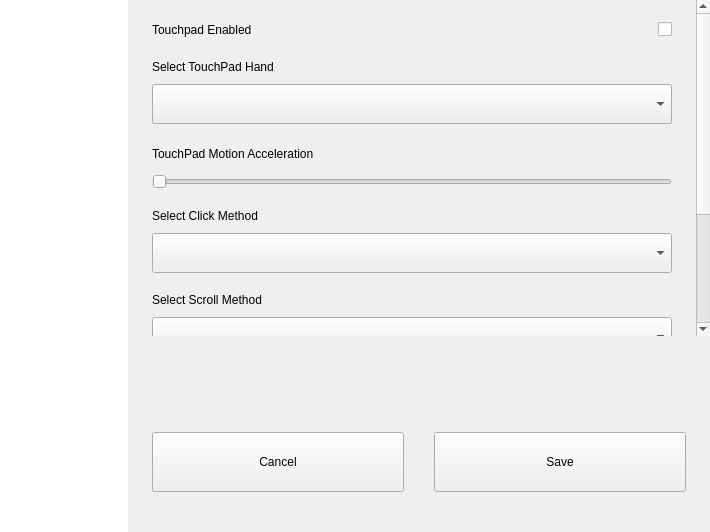
<?xml version="1.0" encoding="UTF-8"?>
<ui version="4.0">
 <class>KiranCPanelMouseWidget</class>
 <widget class="QWidget" name="KiranCPanelMouseWidget">
  <property name="geometry">
   <rect>
    <x>0</x>
    <y>0</y>
    <width>710</width>
    <height>532</height>
   </rect>
  </property>
  <property name="windowTitle">
   <string>Form</string>
  </property>
  <layout class="QHBoxLayout" name="horizontalLayout">
   <property name="spacing">
    <number>0</number>
   </property>
   <property name="leftMargin">
    <number>0</number>
   </property>
   <property name="topMargin">
    <number>0</number>
   </property>
   <property name="rightMargin">
    <number>0</number>
   </property>
   <property name="bottomMargin">
    <number>0</number>
   </property>
   <item>
    <widget class="QWidget" name="widget_list" native="true">
     <layout class="QVBoxLayout" name="verticalLayout_2">
      <property name="spacing">
       <number>0</number>
      </property>
      <property name="leftMargin">
       <number>0</number>
      </property>
      <property name="topMargin">
       <number>0</number>
      </property>
      <property name="rightMargin">
       <number>0</number>
      </property>
      <property name="bottomMargin">
       <number>0</number>
      </property>
      <item>
       <widget class="KiranListWidget" name="listWidget">
        <property name="sizePolicy">
         <sizepolicy hsizetype="Maximum" vsizetype="Expanding">
          <horstretch>0</horstretch>
          <verstretch>0</verstretch>
         </sizepolicy>
        </property>
        <property name="minimumSize">
         <size>
          <width>0</width>
          <height>0</height>
         </size>
        </property>
        <property name="maximumSize">
         <size>
          <width>282</width>
          <height>16777215</height>
         </size>
        </property>
        <property name="frameShape">
         <enum>QFrame::NoFrame</enum>
        </property>
        <property name="lineWidth">
         <number>0</number>
        </property>
       </widget>
      </item>
     </layout>
    </widget>
   </item>
   <item>
    <widget class="QWidget" name="widget_stack" native="true">
     <property name="minimumSize">
      <size>
       <width>0</width>
       <height>0</height>
      </size>
     </property>
     <layout class="QVBoxLayout" name="verticalLayout">
      <property name="spacing">
       <number>0</number>
      </property>
      <property name="leftMargin">
       <number>0</number>
      </property>
      <property name="topMargin">
       <number>0</number>
      </property>
      <property name="rightMargin">
       <number>0</number>
      </property>
      <property name="bottomMargin">
       <number>40</number>
      </property>
      <item>
       <widget class="KiranScrollArea" name="scrollArea">
        <property name="frameShape">
         <enum>QFrame::NoFrame</enum>
        </property>
        <property name="widgetResizable">
         <bool>true</bool>
        </property>
        <widget class="QWidget" name="scrollAreaWidgetContents">
         <property name="geometry">
          <rect>
           <x>0</x>
           <y>0</y>
           <width>628</width>
           <height>551</height>
          </rect>
         </property>
         <layout class="QVBoxLayout" name="verticalLayout_3">
          <property name="spacing">
           <number>0</number>
          </property>
          <property name="leftMargin">
           <number>24</number>
          </property>
          <property name="topMargin">
           <number>20</number>
          </property>
          <property name="rightMargin">
           <number>24</number>
          </property>
          <property name="bottomMargin">
           <number>40</number>
          </property>
          <item>
           <widget class="QStackedWidget" name="stackedWidget">
            <property name="currentIndex">
             <number>1</number>
            </property>
            <widget class="QWidget" name="page_mouse">
             <layout class="QVBoxLayout" name="verticalLayout_7">
              <property name="spacing">
               <number>20</number>
              </property>
              <property name="leftMargin">
               <number>0</number>
              </property>
              <property name="topMargin">
               <number>0</number>
              </property>
              <property name="rightMargin">
               <number>0</number>
              </property>
              <property name="bottomMargin">
               <number>0</number>
              </property>
              <item>
               <widget class="QWidget" name="widget_hand_mode" native="true">
                <layout class="QVBoxLayout" name="verticalLayout_4">
                 <property name="spacing">
                  <number>10</number>
                 </property>
                 <property name="leftMargin">
                  <number>0</number>
                 </property>
                 <property name="topMargin">
                  <number>0</number>
                 </property>
                 <property name="rightMargin">
                  <number>0</number>
                 </property>
                 <property name="bottomMargin">
                  <number>0</number>
                 </property>
                 <item>
                  <widget class="QLabel" name="label_hand_mode">
                   <property name="text">
                    <string>Select Mouse Hand</string>
                   </property>
                  </widget>
                 </item>
                 <item>
                  <widget class="QComboBox" name="comboBox_hand_mode">
                   <property name="minimumSize">
                    <size>
                     <width>0</width>
                     <height>40</height>
                    </size>
                   </property>
                   <property name="maximumSize">
                    <size>
                     <width>16777215</width>
                     <height>40</height>
                    </size>
                   </property>
                  </widget>
                 </item>
                </layout>
               </widget>
              </item>
              <item>
               <widget class="QWidget" name="widget_move_speed" native="true">
                <layout class="QVBoxLayout" name="verticalLayout_5">
                 <property name="spacing">
                  <number>10</number>
                 </property>
                 <property name="leftMargin">
                  <number>0</number>
                 </property>
                 <property name="topMargin">
                  <number>0</number>
                 </property>
                 <property name="rightMargin">
                  <number>0</number>
                 </property>
                 <property name="bottomMargin">
                  <number>0</number>
                 </property>
                 <item>
                  <layout class="QHBoxLayout" name="horizontalLayout_2">
                   <property name="spacing">
                    <number>0</number>
                   </property>
                   <item>
                    <widget class="QLabel" name="label_move_speed">
                     <property name="text">
                      <string>Mouse Motion Acceleration</string>
                     </property>
                    </widget>
                   </item>
                   <item>
                    <spacer name="horizontalSpacer">
                     <property name="orientation">
                      <enum>Qt::Horizontal</enum>
                     </property>
                     <property name="sizeHint" stdset="0">
                      <size>
                       <width>40</width>
                       <height>20</height>
                      </size>
                     </property>
                    </spacer>
                   </item>
                   <item>
                    <widget class="QLabel" name="label_speed">
                     <property name="text">
                      <string>TextLabel</string>
                     </property>
                    </widget>
                   </item>
                  </layout>
                 </item>
                 <item>
                  <widget class="QSlider" name="slider_speed">
                   <property name="orientation">
                    <enum>Qt::Horizontal</enum>
                   </property>
                  </widget>
                 </item>
                </layout>
               </widget>
              </item>
              <item>
               <widget class="QWidget" name="widget_switch" native="true">
                <layout class="QVBoxLayout" name="verticalLayout_6">
                 <property name="spacing">
                  <number>24</number>
                 </property>
                 <property name="leftMargin">
                  <number>0</number>
                 </property>
                 <property name="topMargin">
                  <number>0</number>
                 </property>
                 <property name="rightMargin">
                  <number>0</number>
                 </property>
                 <property name="bottomMargin">
                  <number>0</number>
                 </property>
                 <item>
                  <layout class="QHBoxLayout" name="hLayout_natural_scroll">
                   <property name="spacing">
                    <number>0</number>
                   </property>
                   <item>
                    <widget class="QLabel" name="label_natural_scroll">
                     <property name="text">
                      <string>Natural Scroll</string>
                     </property>
                    </widget>
                   </item>
                   <item>
                    <spacer name="horizontalSpacer_2">
                     <property name="orientation">
                      <enum>Qt::Horizontal</enum>
                     </property>
                     <property name="sizeHint" stdset="0">
                      <size>
                       <width>40</width>
                       <height>20</height>
                      </size>
                     </property>
                    </spacer>
                   </item>
                   <item>
                    <widget class="QCheckBox" name="checkBox_natural_scroll">
                     <property name="text">
                      <string/>
                     </property>
                    </widget>
                   </item>
                  </layout>
                 </item>
                 <item>
                  <layout class="QHBoxLayout" name="hLayout_middle_emulation">
                   <property name="spacing">
                    <number>0</number>
                   </property>
                   <item>
                    <widget class="QLabel" name="label_middle_emulation">
                     <property name="text">
                      <string>Middle Emulation Enabled</string>
                     </property>
                    </widget>
                   </item>
                   <item>
                    <spacer name="horizontalSpacer_3">
                     <property name="orientation">
                      <enum>Qt::Horizontal</enum>
                     </property>
                     <property name="sizeHint" stdset="0">
                      <size>
                       <width>40</width>
                       <height>20</height>
                      </size>
                     </property>
                    </spacer>
                   </item>
                   <item>
                    <widget class="QCheckBox" name="checkBox_middle_emulation">
                     <property name="text">
                      <string/>
                     </property>
                    </widget>
                   </item>
                  </layout>
                 </item>
                </layout>
               </widget>
              </item>
              <item>
               <spacer name="verticalSpacer">
                <property name="orientation">
                 <enum>Qt::Vertical</enum>
                </property>
                <property name="sizeHint" stdset="0">
                 <size>
                  <width>20</width>
                  <height>298</height>
                 </size>
                </property>
               </spacer>
              </item>
             </layout>
            </widget>
            <widget class="QWidget" name="page_touchpad">
             <layout class="QVBoxLayout" name="verticalLayout_13">
              <property name="spacing">
               <number>20</number>
              </property>
              <property name="leftMargin">
               <number>0</number>
              </property>
              <property name="topMargin">
               <number>0</number>
              </property>
              <property name="rightMargin">
               <number>0</number>
              </property>
              <property name="bottomMargin">
               <number>0</number>
              </property>
              <item>
               <widget class="QWidget" name="widget_tp_disable_touchpad" native="true">
                <layout class="QHBoxLayout" name="horizontalLayout_3">
                 <property name="spacing">
                  <number>0</number>
                 </property>
                 <property name="leftMargin">
                  <number>0</number>
                 </property>
                 <property name="topMargin">
                  <number>0</number>
                 </property>
                 <property name="rightMargin">
                  <number>0</number>
                 </property>
                 <property name="bottomMargin">
                  <number>0</number>
                 </property>
                 <item>
                  <widget class="QLabel" name="label_tp_disable_touchpad">
                   <property name="text">
                    <string>Touchpad Enabled</string>
                   </property>
                  </widget>
                 </item>
                 <item>
                  <spacer name="horizontalSpacer_4">
                   <property name="orientation">
                    <enum>Qt::Horizontal</enum>
                   </property>
                   <property name="sizeHint" stdset="0">
                    <size>
                     <width>462</width>
                     <height>20</height>
                    </size>
                   </property>
                  </spacer>
                 </item>
                 <item>
                  <widget class="QCheckBox" name="checkBox_tp_disable_touchpad">
                   <property name="text">
                    <string/>
                   </property>
                  </widget>
                 </item>
                </layout>
               </widget>
              </item>
              <item>
               <widget class="QWidget" name="widget_tp_hand_mode" native="true">
                <layout class="QVBoxLayout" name="verticalLayout_8">
                 <property name="spacing">
                  <number>10</number>
                 </property>
                 <property name="leftMargin">
                  <number>0</number>
                 </property>
                 <property name="topMargin">
                  <number>0</number>
                 </property>
                 <property name="rightMargin">
                  <number>0</number>
                 </property>
                 <property name="bottomMargin">
                  <number>0</number>
                 </property>
                 <item>
                  <widget class="QLabel" name="label_tp_hand_mode">
                   <property name="text">
                    <string>Select TouchPad Hand</string>
                   </property>
                  </widget>
                 </item>
                 <item>
                  <widget class="QComboBox" name="comboBox_tp_hand_mode">
                   <property name="minimumSize">
                    <size>
                     <width>0</width>
                     <height>40</height>
                    </size>
                   </property>
                   <property name="maximumSize">
                    <size>
                     <width>16777215</width>
                     <height>40</height>
                    </size>
                   </property>
                  </widget>
                 </item>
                </layout>
               </widget>
              </item>
              <item>
               <widget class="QWidget" name="widget_tp_move_speed" native="true">
                <layout class="QVBoxLayout" name="verticalLayout_9">
                 <property name="spacing">
                  <number>10</number>
                 </property>
                 <property name="leftMargin">
                  <number>0</number>
                 </property>
                 <property name="topMargin">
                  <number>0</number>
                 </property>
                 <property name="rightMargin">
                  <number>0</number>
                 </property>
                 <property name="bottomMargin">
                  <number>0</number>
                 </property>
                 <item>
                  <layout class="QHBoxLayout" name="horizontalLayout_4">
                   <property name="spacing">
                    <number>0</number>
                   </property>
                   <item>
                    <widget class="QLabel" name="label_tp_move_speed">
                     <property name="text">
                      <string>TouchPad Motion Acceleration</string>
                     </property>
                    </widget>
                   </item>
                   <item>
                    <spacer name="horizontalSpacer_5">
                     <property name="orientation">
                      <enum>Qt::Horizontal</enum>
                     </property>
                     <property name="sizeHint" stdset="0">
                      <size>
                       <width>40</width>
                       <height>20</height>
                      </size>
                     </property>
                    </spacer>
                   </item>
                   <item>
                    <widget class="QLabel" name="label_tp_speed">
                     <property name="text">
                      <string/>
                     </property>
                    </widget>
                   </item>
                  </layout>
                 </item>
                 <item>
                  <widget class="QSlider" name="slider_tp_speed">
                   <property name="orientation">
                    <enum>Qt::Horizontal</enum>
                   </property>
                  </widget>
                 </item>
                </layout>
               </widget>
              </item>
              <item>
               <widget class="QWidget" name="widget_tp_click_mode" native="true">
                <layout class="QVBoxLayout" name="verticalLayout_11">
                 <property name="spacing">
                  <number>10</number>
                 </property>
                 <property name="leftMargin">
                  <number>0</number>
                 </property>
                 <property name="topMargin">
                  <number>0</number>
                 </property>
                 <property name="rightMargin">
                  <number>0</number>
                 </property>
                 <property name="bottomMargin">
                  <number>0</number>
                 </property>
                 <item>
                  <widget class="QLabel" name="label_tp_click_mode">
                   <property name="text">
                    <string>Select Click Method</string>
                   </property>
                  </widget>
                 </item>
                 <item>
                  <widget class="QComboBox" name="comboBox_tp_click_mode">
                   <property name="minimumSize">
                    <size>
                     <width>0</width>
                     <height>40</height>
                    </size>
                   </property>
                   <property name="maximumSize">
                    <size>
                     <width>16777215</width>
                     <height>40</height>
                    </size>
                   </property>
                  </widget>
                 </item>
                </layout>
               </widget>
              </item>
              <item>
               <widget class="QWidget" name="widget_tp_move_win_mode" native="true">
                <layout class="QVBoxLayout" name="verticalLayout_12">
                 <property name="spacing">
                  <number>10</number>
                 </property>
                 <property name="leftMargin">
                  <number>0</number>
                 </property>
                 <property name="topMargin">
                  <number>0</number>
                 </property>
                 <property name="rightMargin">
                  <number>0</number>
                 </property>
                 <property name="bottomMargin">
                  <number>0</number>
                 </property>
                 <item>
                  <widget class="QLabel" name="label_tp_move_win_mode">
                   <property name="text">
                    <string>Select Scroll Method</string>
                   </property>
                  </widget>
                 </item>
                 <item>
                  <widget class="QComboBox" name="comboBox_tp_move_win_mode">
                   <property name="minimumSize">
                    <size>
                     <width>0</width>
                     <height>40</height>
                    </size>
                   </property>
                   <property name="maximumSize">
                    <size>
                     <width>16777215</width>
                     <height>40</height>
                    </size>
                   </property>
                  </widget>
                 </item>
                </layout>
               </widget>
              </item>
              <item>
               <widget class="QWidget" name="widget_tp_natural_scroll" native="true">
                <layout class="QHBoxLayout" name="horizontalLayout_6">
                 <property name="spacing">
                  <number>0</number>
                 </property>
                 <property name="leftMargin">
                  <number>0</number>
                 </property>
                 <property name="topMargin">
                  <number>0</number>
                 </property>
                 <property name="rightMargin">
                  <number>0</number>
                 </property>
                 <property name="bottomMargin">
                  <number>0</number>
                 </property>
                 <item>
                  <widget class="QLabel" name="label_tp_natural_scroll">
                   <property name="text">
                    <string>Natural Scroll</string>
                   </property>
                  </widget>
                 </item>
                 <item>
                  <spacer name="horizontalSpacer_7">
                   <property name="orientation">
                    <enum>Qt::Horizontal</enum>
                   </property>
                   <property name="sizeHint" stdset="0">
                    <size>
                     <width>490</width>
                     <height>20</height>
                    </size>
                   </property>
                  </spacer>
                 </item>
                 <item>
                  <widget class="QCheckBox" name="checkBox_natural_scroll_2">
                   <property name="text">
                    <string/>
                   </property>
                  </widget>
                 </item>
                </layout>
               </widget>
              </item>
              <item>
               <widget class="QWidget" name="widget_disable_while_typing" native="true">
                <layout class="QHBoxLayout" name="horizontalLayout_8">
                 <property name="spacing">
                  <number>0</number>
                 </property>
                 <property name="leftMargin">
                  <number>0</number>
                 </property>
                 <property name="topMargin">
                  <number>0</number>
                 </property>
                 <property name="rightMargin">
                  <number>0</number>
                 </property>
                 <property name="bottomMargin">
                  <number>0</number>
                 </property>
                 <item>
                  <widget class="QLabel" name="label_disable_while_typing">
                   <property name="text">
                    <string>Enabled while Typing</string>
                   </property>
                  </widget>
                 </item>
                 <item>
                  <spacer name="horizontalSpacer_9">
                   <property name="orientation">
                    <enum>Qt::Horizontal</enum>
                   </property>
                   <property name="sizeHint" stdset="0">
                    <size>
                     <width>447</width>
                     <height>20</height>
                    </size>
                   </property>
                  </spacer>
                 </item>
                 <item>
                  <widget class="QCheckBox" name="checkBox_disable_while_typing">
                   <property name="text">
                    <string/>
                   </property>
                  </widget>
                 </item>
                </layout>
               </widget>
              </item>
              <item>
               <widget class="QWidget" name="widget_tap_to_click" native="true">
                <layout class="QHBoxLayout" name="horizontalLayout_7">
                 <property name="spacing">
                  <number>0</number>
                 </property>
                 <property name="leftMargin">
                  <number>0</number>
                 </property>
                 <property name="topMargin">
                  <number>0</number>
                 </property>
                 <property name="rightMargin">
                  <number>0</number>
                 </property>
                 <property name="bottomMargin">
                  <number>0</number>
                 </property>
                 <item>
                  <widget class="QLabel" name="label_tap_to_click">
                   <property name="text">
                    <string>Tap to Click</string>
                   </property>
                  </widget>
                 </item>
                 <item>
                  <spacer name="horizontalSpacer_8">
                   <property name="orientation">
                    <enum>Qt::Horizontal</enum>
                   </property>
                   <property name="sizeHint" stdset="0">
                    <size>
                     <width>502</width>
                     <height>20</height>
                    </size>
                   </property>
                  </spacer>
                 </item>
                 <item>
                  <widget class="QCheckBox" name="checkBox_tap_to_click">
                   <property name="text">
                    <string/>
                   </property>
                  </widget>
                 </item>
                </layout>
               </widget>
              </item>
              <item>
               <spacer name="verticalSpacer_2">
                <property name="orientation">
                 <enum>Qt::Vertical</enum>
                </property>
                <property name="sizeHint" stdset="0">
                 <size>
                  <width>20</width>
                  <height>16</height>
                 </size>
                </property>
               </spacer>
              </item>
             </layout>
            </widget>
           </widget>
          </item>
         </layout>
        </widget>
       </widget>
      </item>
      <item>
       <spacer name="verticalSpacer_3">
        <property name="orientation">
         <enum>Qt::Vertical</enum>
        </property>
        <property name="sizeHint" stdset="0">
         <size>
          <width>20</width>
          <height>7</height>
         </size>
        </property>
       </spacer>
      </item>
      <item>
       <widget class="QWidget" name="widget_button" native="true">
        <layout class="QHBoxLayout" name="horizontalLayout_5">
         <property name="spacing">
          <number>30</number>
         </property>
         <property name="leftMargin">
          <number>24</number>
         </property>
         <property name="topMargin">
          <number>24</number>
         </property>
         <property name="rightMargin">
          <number>24</number>
         </property>
         <property name="bottomMargin">
          <number>0</number>
         </property>
         <item>
          <spacer name="horizontalSpacer_6">
           <property name="orientation">
            <enum>Qt::Horizontal</enum>
           </property>
           <property name="sizeHint" stdset="0">
            <size>
             <width>1</width>
             <height>20</height>
            </size>
           </property>
          </spacer>
         </item>
         <item>
          <widget class="QPushButton" name="btn_cancel">
           <property name="sizePolicy">
            <sizepolicy hsizetype="Fixed" vsizetype="Fixed">
             <horstretch>0</horstretch>
             <verstretch>0</verstretch>
            </sizepolicy>
           </property>
           <property name="minimumSize">
            <size>
             <width>252</width>
             <height>60</height>
            </size>
           </property>
           <property name="maximumSize">
            <size>
             <width>252</width>
             <height>60</height>
            </size>
           </property>
           <property name="text">
            <string>Cancel</string>
           </property>
          </widget>
         </item>
         <item>
          <spacer name="horizontalSpacer_11">
           <property name="orientation">
            <enum>Qt::Horizontal</enum>
           </property>
           <property name="sizeHint" stdset="0">
            <size>
             <width>40</width>
             <height>20</height>
            </size>
           </property>
          </spacer>
         </item>
         <item>
          <widget class="QPushButton" name="btn_save">
           <property name="sizePolicy">
            <sizepolicy hsizetype="Fixed" vsizetype="Fixed">
             <horstretch>0</horstretch>
             <verstretch>0</verstretch>
            </sizepolicy>
           </property>
           <property name="minimumSize">
            <size>
             <width>252</width>
             <height>60</height>
            </size>
           </property>
           <property name="maximumSize">
            <size>
             <width>252</width>
             <height>60</height>
            </size>
           </property>
           <property name="text">
            <string>Save</string>
           </property>
          </widget>
         </item>
         <item>
          <spacer name="horizontalSpacer_10">
           <property name="orientation">
            <enum>Qt::Horizontal</enum>
           </property>
           <property name="sizeHint" stdset="0">
            <size>
             <width>1</width>
             <height>20</height>
            </size>
           </property>
          </spacer>
         </item>
        </layout>
       </widget>
      </item>
     </layout>
    </widget>
   </item>
  </layout>
 </widget>
 <customwidgets>
  <customwidget>
   <class>KiranListWidget</class>
   <extends>QListWidget</extends>
   <header>widgets/kiran-list-widget.h</header>
  </customwidget>
  <customwidget>
   <class>KiranScrollArea</class>
   <extends>QScrollArea</extends>
   <header location="global">widgets/kiran-scroll-area.h</header>
   <container>1</container>
  </customwidget>
 </customwidgets>
 <resources/>
 <connections/>
</ui>
